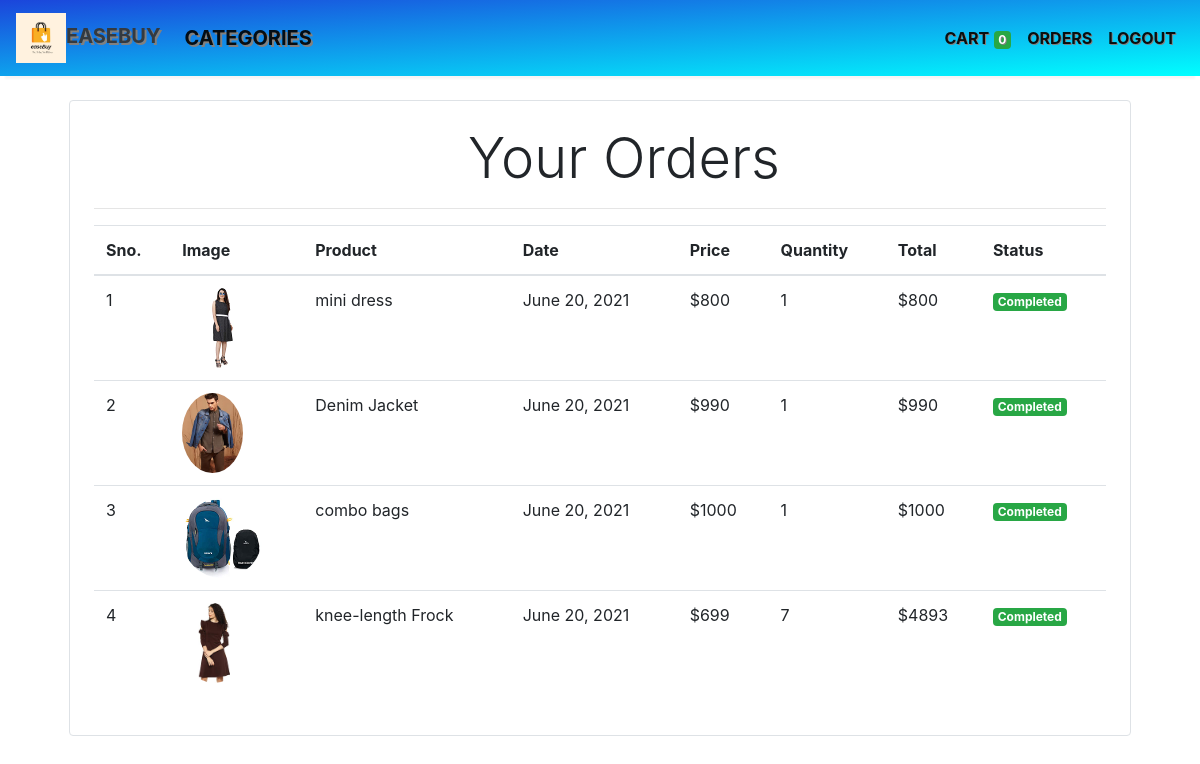
Screenshot of /orders (signed in) with the database file from the repository.
### store/models/orders.py (models this page shows, shortened)
class Order(models.Model):
    product = models.ForeignKey(Products,
                                on_delete=models.CASCADE)
    customer = models.ForeignKey(Customer,
                                 on_delete=models.CASCADE)
    quantity = models.IntegerField(default=1)
    price = models.IntegerField()
    address = models.CharField (max_length=50, default='', blank=True)
    phone = models.CharField (max_length=50, default='', blank=True)
    date = models.DateField (default=datetime.datetime.today)
    status = models.BooleanField (default=False)
    @staticmethod
    def get_orders_by_customer(customer_id):
        return Order.objects.filter(customer=customer_id).order_by('-date')

### store/models/product.py (models this page shows, shortened)
class Products(models.Model):
    name = models.CharField(max_length=60)
    price= models.IntegerField(default=0)
    category= models.ForeignKey(Category,on_delete=models.CASCADE,default=1 )
    description= models.CharField(max_length=250, default='', blank=True, null= True)
    image= models.ImageField(upload_to='uploads/products/')

### store/middlewares/auth.py (the view)
    def middleware(request):
        print(request.session.get('customer'))
        returnUrl = request.META['PATH_INFO']
        print(request.META['PATH_INFO'])
        if not request.session.get('customer'):
           return redirect(f'login?return_url={returnUrl}')
        response = get_response(request)
        return response

### store/templatetags/custom_filter.py (called while the page is built)
@register.filter(name='currency')
def currency(number):
    return "$"+str(number)

@register.filter(name='multiply')
def multiply(number , number1):
    return number * number1

### store/views/orders.py (called while the page is built)
    def get(self , request ):
        customer = request.session.get('customer')
        orders = Order.get_orders_by_customer(customer)
        print(orders)
        return render(request , 'orders.html'  , {'orders' : orders})

### store/templates/orders.html
{% extends 'base.html' %}
{% block content %}
{% load cart %}
{% load custom_filter %}
<div class="container">
   <div class="border rounded p-4 m-4">
        <p class="display-4 pl-4 ml-4" style="text-align: center;">Your Orders</p>
        <hr>
        <table class="table">
            <thead>
                <tr>
                    <th>Sno.</th>
                    <th>Image</th>
                    <th>Product</th>
                    <th>Date</th>
                    <th>Price</th>
                    <th>Quantity</th>
                    <th>Total</th>
                    <th>Status</th>
                </tr>
            </thead>
            <tbody>
                {% for order in orders %}
                <tr>
                    <td>{{forloop.counter}}</td>
                    <td><img style="height: 80px;" class="rounded-circle" src="{{order.product.image.url}}" alt=""></td>
                    <td>{{order.product.name}}</td>
                    <td>{{order.date}}</td>
                    <td>{{order.price|currency}}</td>
                    <td>{{order.quantity}}</td>
                    <td>{{order.quantity|multiply:order.price|currency}}</td>
                    {% if order.status %}
                    <td><small class="badge badge-success">Completed</small></td>
                    {%else%}
                    <td><small class="badge badge-warning">Pending</small></td>
                    {% endif %}
                </tr>
                {% endfor %}
            </tbody>
        </table>
   </div>
</div>
{% endblock %}

### store/templates/base.html (shortened to what this page needs)
<!doctype html>
<html lang="en">
<head>
  <link rel="stylesheet" href="https://maxcdn.bootstrapcdn.com/bootstrap/4.0.0/css/bootstrap.min.css"
>
</head>
<body>
  <nav class="one-edge-shadow
  navbar navbar-light
  sticky-top navbar
  navbar-expand-lg
  text-white">
    <a class="navbar-brand ms-3 text-dark " href="/">
      <link rel="stylesheet" href="https://use.fontawesome.com/releases/v5.7.0/css/all.css"
>
      <img src="/Eshop-main/store/templates/logocart.jpeg"
        style="width:50px;height:50px;"><b style="text-shadow: 2px 2px grey;">EASEBUY</b>
    </a>
    <div class="collapse navbar-collapse" id="navbarSupportedContent">
      <ul class="navbar-nav mr-auto">
        <li id="mySidenav" class="nav-item active ">
          <span style="font-size:20px;cursor:pointer;text-shadow: 2px 2px grey;" class="nav-link" onclick="openNav()" href="/store"><b>CATEGORIES</b></span>
        </li>
      </ul>
      <ul class=" navbar-nav my-2 my-lg-0">
        <li class="nav-item active">
          <a class="nav-link" style="text-shadow: 1px 1px grey;" href="/cart"><b>CART</b>
            <span class="badge badge-success">{{request.session.cart.keys|length}}</span>
            <span class="sr-only">(current)</span></a>
        </li>
        {% if request.session.customer %}
        <li class="nav-item active ">
          <a class="nav-link" style="text-shadow: 1px 1px grey;" href="/orders"><b>ORDERS</b><span class="sr-only">(current)</span></a>
        </li>
        <li class="nav-item active ">
          <a class="nav-link" style="text-shadow: 1px 1px grey;" href="/logout"><b>LOGOUT</b><span class="sr-only">(current)</span></a>
        </li>
        {% endif %}
      </ul>
    </div>
  </nav>
  {% block content %}{% endblock %}
</body>
</html>

### store/templates/base.html (style rules this page uses)
nav { background-image: linear-gradient(to bottom right, rgb(27, 69, 219), rgb(0, 255, 255)); }
.one-edge-shadow { box-shadow: 0 8px 2px -5px rgb(246, 245, 245); }

### rows the page displays
Order: product.image (picture), product.name "mini dress", date "June 20, 2021", price "$800", quantity "1", quantity|multiply "$800", status "Completed"
Order: product.image (picture), product.name "Denim Jacket", date "June 20, 2021", price "$990", quantity "1", quantity|multiply "$990", status "Completed"
Order: product.image (picture), product.name "combo bags", date "June 20, 2021", price "$1000", quantity "1", quantity|multiply "$1000", status "Completed"
Order: product.image (picture), product.name "knee-length Frock", date "June 20, 2021", price "$699", quantity "7", quantity|multiply "$4893", status "Completed"

### other values shown
{{ request.session.cart.keys|length }} "0"
